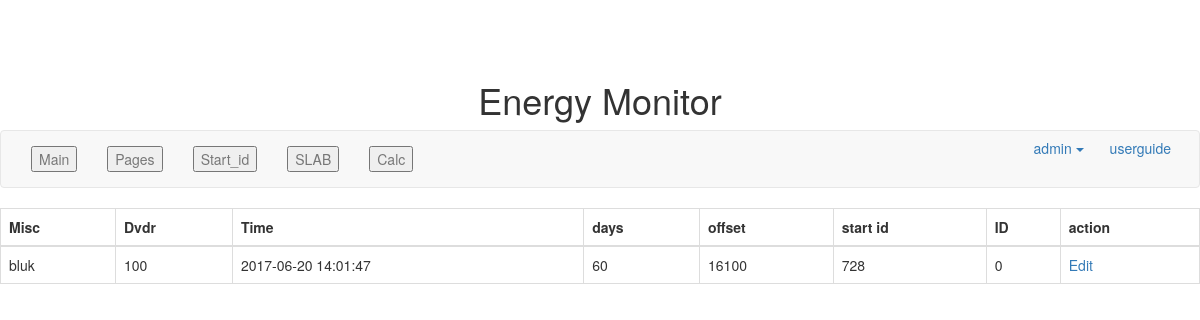
/index.php/kseb/start_id, run on the app's committed database.
### tables this page shows
CREATE TABLE `start_id` (
  `misc` varchar(30) DEFAULT NULL,
  `dvdr` int(10) UNSIGNED DEFAULT NULL,
  `time` timestamp NULL DEFAULT NULL ON UPDATE CURRENT_TIMESTAMP,
  `days` int(5) DEFAULT NULL,
  `offset` int(10) DEFAULT NULL,
  `start_id_this` int(10) NOT NULL,
  `id` int(4) NOT NULL
);

### application/controllers/Kseb.php (called while the page is built, shortened)
<?php if ( ! defined('BASEPATH')) exit('No direct script access allowed');
class  Kseb extends CI_Controller
{
	public function start_id()
	{
		$this->load->view("start_id");
	}
}
?>

### index.php (called while the page is built, shortened)
<?php
require_once BASEPATH.'core/CodeIgniter.php';

### application/models/KsebModel.php (called while the page is built, shortened)
<?php if ( ! defined('BASEPATH')) exit('No direct script access allowed');
class KsebModel extends CI_Model
{
	public function viewstart_id()
	{   $start_table ='start_id';
		$query=$this->db->get('start_id');
		return $query->result();
	}
}

### application/views/start_id.php (the view, shortened to what this page needs)
<form action=" <?php echo site_url('Kseb/insertdata'); ?>" method="post">
          <center><table  class="table table-bordered">
          <thead>
              <th> Misc</th>
              <th> Dvdr</th>
              <th> Time</th>
              <th>days</th>
		<th> offset</th>
              <th> start id</th>
              <th>ID</th>
		<th>action</th>
          </thead>
          <tbody>
			<?php
				foreach($this->KsebModel->viewstart_id() as $row)
				{
					echo "<tr>
						<td> $row->misc </td>
						<td> $row->dvdr </td>
						<td> $row->time </td>
						<td> $row->days</td>
						<td> $row->offset </td>
						<td> $row->start_id_this </td>
						<td> $row->id </td>
                              <td><a href='".site_url('Kseb/edit_start_id/'.$row->id)."'>Edit</a></td>
						</tr>";
				}
			?>
          </tbody>
          </table></center>
      </form>

### application/views/header.php (style rules this page uses)
body { padding-top: 60px; padding-bottom: 40px; }

### data on the page
start_id: misc "bluk", dvdr "100", time "2017-06-20 14:01:47", days "60", offset "16100", start_id_this "728", id "0"
